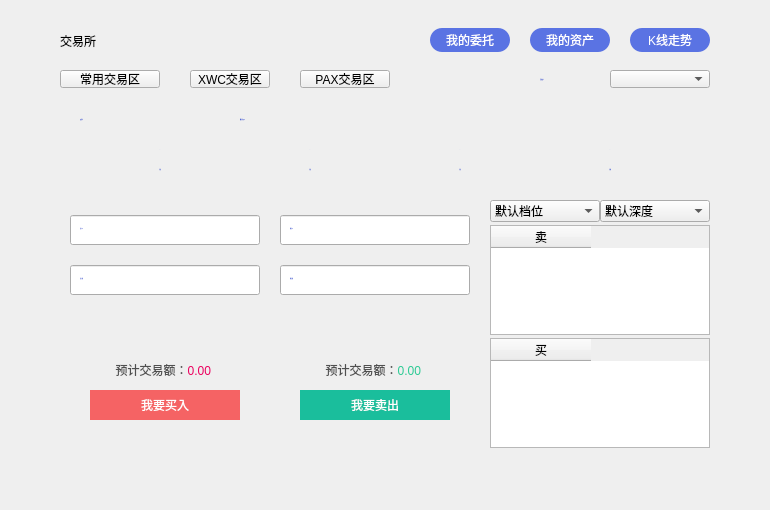
<?xml version="1.0" encoding="UTF-8"?>
<ui version="4.0">
 <class>ExchangeModePage</class>
 <widget class="QWidget" name="ExchangeModePage">
  <property name="geometry">
   <rect>
    <x>0</x>
    <y>0</y>
    <width>770</width>
    <height>510</height>
   </rect>
  </property>
  <property name="windowTitle">
   <string>Form</string>
  </property>
  <widget class="QLabel" name="title_label">
   <property name="geometry">
    <rect>
     <x>60</x>
     <y>28</y>
     <width>200</width>
     <height>26</height>
    </rect>
   </property>
   <property name="styleSheet">
    <string notr="true"/>
   </property>
   <property name="text">
    <string>交易所</string>
   </property>
  </widget>
  <widget class="QWidget" name="widget" native="true">
   <property name="geometry">
    <rect>
     <x>60</x>
     <y>100</y>
     <width>650</width>
     <height>90</height>
    </rect>
   </property>
   <property name="WidgetStyle" stdset="0">
    <string>container2</string>
   </property>
   <widget class="QLabel" name="currentPairLabel2">
    <property name="geometry">
     <rect>
      <x>20</x>
      <y>10</y>
      <width>60</width>
      <height>20</height>
     </rect>
    </property>
    <property name="font">
     <font>
      <family>微软雅黑</family>
      <pointsize>-1</pointsize>
      <weight>50</weight>
      <italic>false</italic>
      <bold>false</bold>
     </font>
    </property>
    <property name="styleSheet">
     <string notr="true">QLabel{color: rgb(83,107,215);font: 12px &quot;微软雅黑&quot;;}
</string>
    </property>
    <property name="text">
     <string>交易对</string>
    </property>
    <property name="scaledContents">
     <bool>true</bool>
    </property>
    <property name="textInteractionFlags">
     <set>Qt::TextSelectableByMouse</set>
    </property>
   </widget>
   <widget class="QLabel" name="currentPairLabel">
    <property name="geometry">
     <rect>
      <x>80</x>
      <y>10</y>
      <width>70</width>
      <height>20</height>
     </rect>
    </property>
    <property name="font">
     <font>
      <family>微软雅黑</family>
      <pointsize>-1</pointsize>
      <weight>50</weight>
      <italic>false</italic>
      <bold>false</bold>
     </font>
    </property>
    <property name="styleSheet">
     <string notr="true">QLabel{color: rgb(83,107,215);font: 12px &quot;微软雅黑&quot;;}
</string>
    </property>
    <property name="text">
     <string/>
    </property>
    <property name="scaledContents">
     <bool>true</bool>
    </property>
    <property name="textInteractionFlags">
     <set>Qt::TextSelectableByMouse</set>
    </property>
   </widget>
   <widget class="QLabel" name="currentPairLabel2_3">
    <property name="geometry">
     <rect>
      <x>30</x>
      <y>60</y>
      <width>140</width>
      <height>20</height>
     </rect>
    </property>
    <property name="font">
     <font>
      <family>微软雅黑</family>
      <pointsize>-1</pointsize>
      <weight>50</weight>
      <italic>false</italic>
      <bold>false</bold>
     </font>
    </property>
    <property name="styleSheet">
     <string notr="true">QLabel{color: rgb(83,107,215);font: 14px &quot;微软雅黑&quot;;}
</string>
    </property>
    <property name="text">
     <string>可用</string>
    </property>
    <property name="scaledContents">
     <bool>true</bool>
    </property>
    <property name="alignment">
     <set>Qt::AlignCenter</set>
    </property>
    <property name="textInteractionFlags">
     <set>Qt::TextSelectableByMouse</set>
    </property>
   </widget>
   <widget class="QLabel" name="availableLabel1">
    <property name="geometry">
     <rect>
      <x>30</x>
      <y>40</y>
      <width>140</width>
      <height>20</height>
     </rect>
    </property>
    <property name="font">
     <font>
      <family>微软雅黑</family>
      <pointsize>-1</pointsize>
      <weight>75</weight>
      <italic>false</italic>
      <bold>true</bold>
     </font>
    </property>
    <property name="styleSheet">
     <string notr="true">QLabel{color: rgb(90,115,227);font:bold 14px &quot;微软雅黑&quot;;}
</string>
    </property>
    <property name="text">
     <string>-</string>
    </property>
    <property name="scaledContents">
     <bool>true</bool>
    </property>
    <property name="alignment">
     <set>Qt::AlignCenter</set>
    </property>
    <property name="textInteractionFlags">
     <set>Qt::TextSelectableByMouse</set>
    </property>
   </widget>
   <widget class="QLabel" name="availableLabel2">
    <property name="geometry">
     <rect>
      <x>180</x>
      <y>40</y>
      <width>140</width>
      <height>20</height>
     </rect>
    </property>
    <property name="font">
     <font>
      <family>微软雅黑</family>
      <pointsize>-1</pointsize>
      <weight>75</weight>
      <italic>false</italic>
      <bold>true</bold>
     </font>
    </property>
    <property name="styleSheet">
     <string notr="true">QLabel{color: rgb(90,115,227);font:bold 14px &quot;微软雅黑&quot;;}
</string>
    </property>
    <property name="text">
     <string>-</string>
    </property>
    <property name="scaledContents">
     <bool>true</bool>
    </property>
    <property name="alignment">
     <set>Qt::AlignCenter</set>
    </property>
    <property name="textInteractionFlags">
     <set>Qt::TextSelectableByMouse</set>
    </property>
   </widget>
   <widget class="QLabel" name="currentPairLabel2_5">
    <property name="geometry">
     <rect>
      <x>180</x>
      <y>60</y>
      <width>140</width>
      <height>20</height>
     </rect>
    </property>
    <property name="font">
     <font>
      <family>微软雅黑</family>
      <pointsize>-1</pointsize>
      <weight>50</weight>
      <italic>false</italic>
      <bold>false</bold>
     </font>
    </property>
    <property name="styleSheet">
     <string notr="true">QLabel{color: rgb(83,107,215);font: 14px &quot;微软雅黑&quot;;}
</string>
    </property>
    <property name="text">
     <string>可用</string>
    </property>
    <property name="scaledContents">
     <bool>true</bool>
    </property>
    <property name="alignment">
     <set>Qt::AlignCenter</set>
    </property>
    <property name="textInteractionFlags">
     <set>Qt::TextSelectableByMouse</set>
    </property>
   </widget>
   <widget class="QLabel" name="ableToBuyLabel">
    <property name="geometry">
     <rect>
      <x>330</x>
      <y>40</y>
      <width>140</width>
      <height>20</height>
     </rect>
    </property>
    <property name="font">
     <font>
      <family>微软雅黑</family>
      <pointsize>-1</pointsize>
      <weight>75</weight>
      <italic>false</italic>
      <bold>true</bold>
     </font>
    </property>
    <property name="styleSheet">
     <string notr="true">QLabel{color: rgb(90,115,227);font:bold 14px &quot;微软雅黑&quot;;}
</string>
    </property>
    <property name="text">
     <string>-</string>
    </property>
    <property name="scaledContents">
     <bool>true</bool>
    </property>
    <property name="alignment">
     <set>Qt::AlignCenter</set>
    </property>
    <property name="textInteractionFlags">
     <set>Qt::TextSelectableByMouse</set>
    </property>
   </widget>
   <widget class="QLabel" name="currentPairLabel2_7">
    <property name="geometry">
     <rect>
      <x>330</x>
      <y>60</y>
      <width>140</width>
      <height>20</height>
     </rect>
    </property>
    <property name="font">
     <font>
      <family>微软雅黑</family>
      <pointsize>-1</pointsize>
      <weight>50</weight>
      <italic>false</italic>
      <bold>false</bold>
     </font>
    </property>
    <property name="styleSheet">
     <string notr="true">QLabel{color: rgb(83,107,215);font: 14px &quot;微软雅黑&quot;;}
</string>
    </property>
    <property name="text">
     <string>可买</string>
    </property>
    <property name="scaledContents">
     <bool>true</bool>
    </property>
    <property name="alignment">
     <set>Qt::AlignCenter</set>
    </property>
    <property name="textInteractionFlags">
     <set>Qt::TextSelectableByMouse</set>
    </property>
   </widget>
   <widget class="QLabel" name="ableToSellLabel">
    <property name="geometry">
     <rect>
      <x>480</x>
      <y>40</y>
      <width>140</width>
      <height>20</height>
     </rect>
    </property>
    <property name="font">
     <font>
      <family>微软雅黑</family>
      <pointsize>-1</pointsize>
      <weight>75</weight>
      <italic>false</italic>
      <bold>true</bold>
     </font>
    </property>
    <property name="styleSheet">
     <string notr="true">QLabel{color: rgb(90,115,227);font:bold 14px &quot;微软雅黑&quot;;}
</string>
    </property>
    <property name="text">
     <string>-</string>
    </property>
    <property name="scaledContents">
     <bool>true</bool>
    </property>
    <property name="alignment">
     <set>Qt::AlignCenter</set>
    </property>
    <property name="textInteractionFlags">
     <set>Qt::TextSelectableByMouse</set>
    </property>
   </widget>
   <widget class="QLabel" name="currentPairLabel2_9">
    <property name="geometry">
     <rect>
      <x>480</x>
      <y>60</y>
      <width>140</width>
      <height>20</height>
     </rect>
    </property>
    <property name="font">
     <font>
      <family>微软雅黑</family>
      <pointsize>-1</pointsize>
      <weight>50</weight>
      <italic>false</italic>
      <bold>false</bold>
     </font>
    </property>
    <property name="styleSheet">
     <string notr="true">QLabel{color: rgb(83,107,215);font: 14px &quot;微软雅黑&quot;;}
</string>
    </property>
    <property name="text">
     <string>可卖</string>
    </property>
    <property name="scaledContents">
     <bool>true</bool>
    </property>
    <property name="alignment">
     <set>Qt::AlignCenter</set>
    </property>
    <property name="textInteractionFlags">
     <set>Qt::TextSelectableByMouse</set>
    </property>
   </widget>
   <widget class="QLabel" name="currentPairLabel2_2">
    <property name="geometry">
     <rect>
      <x>180</x>
      <y>10</y>
      <width>80</width>
      <height>20</height>
     </rect>
    </property>
    <property name="font">
     <font>
      <family>微软雅黑</family>
      <pointsize>-1</pointsize>
      <weight>50</weight>
      <italic>false</italic>
      <bold>false</bold>
     </font>
    </property>
    <property name="styleSheet">
     <string notr="true">QLabel{color: rgb(83,107,215);font: 12px &quot;微软雅黑&quot;;}
</string>
    </property>
    <property name="text">
     <string>最近成交价</string>
    </property>
    <property name="scaledContents">
     <bool>true</bool>
    </property>
    <property name="textInteractionFlags">
     <set>Qt::TextSelectableByMouse</set>
    </property>
   </widget>
   <widget class="QLabel" name="currentPriceLabel">
    <property name="geometry">
     <rect>
      <x>260</x>
      <y>10</y>
      <width>120</width>
      <height>20</height>
     </rect>
    </property>
    <property name="font">
     <font>
      <family>微软雅黑</family>
      <pointsize>-1</pointsize>
      <weight>50</weight>
      <italic>false</italic>
      <bold>false</bold>
     </font>
    </property>
    <property name="styleSheet">
     <string notr="true">QLabel{color: rgb(83,107,215);font: 12px &quot;微软雅黑&quot;;}
</string>
    </property>
    <property name="text">
     <string/>
    </property>
    <property name="scaledContents">
     <bool>true</bool>
    </property>
    <property name="textInteractionFlags">
     <set>Qt::TextSelectableByMouse</set>
    </property>
   </widget>
  </widget>
  <widget class="QPushButton" name="marketBtn1">
   <property name="geometry">
    <rect>
     <x>190</x>
     <y>70</y>
     <width>80</width>
     <height>18</height>
    </rect>
   </property>
   <property name="styleSheet">
    <string notr="true"/>
   </property>
   <property name="text">
    <string>XWC交易区</string>
   </property>
   <property name="BtnStyle" stdset="0">
    <string>dropDown</string>
   </property>
  </widget>
  <widget class="QPushButton" name="marketBtn3">
   <property name="geometry">
    <rect>
     <x>300</x>
     <y>70</y>
     <width>90</width>
     <height>18</height>
    </rect>
   </property>
   <property name="text">
    <string>PAX交易区</string>
   </property>
   <property name="BtnStyle" stdset="0">
    <string>dropDown</string>
   </property>
  </widget>
  <widget class="QPushButton" name="favoriteMarketBtn">
   <property name="geometry">
    <rect>
     <x>60</x>
     <y>70</y>
     <width>100</width>
     <height>18</height>
    </rect>
   </property>
   <property name="text">
    <string>常用交易区</string>
   </property>
   <property name="BtnStyle" stdset="0">
    <string>dropDown</string>
   </property>
  </widget>
  <widget class="QWidget" name="widget2" native="true">
   <property name="geometry">
    <rect>
     <x>60</x>
     <y>200</y>
     <width>420</width>
     <height>248</height>
    </rect>
   </property>
   <property name="WidgetStyle" stdset="0">
    <string>container2</string>
   </property>
   <widget class="QLineEdit" name="buyPriceLineEdit">
    <property name="geometry">
     <rect>
      <x>10</x>
      <y>15</y>
      <width>190</width>
      <height>30</height>
     </rect>
    </property>
    <property name="layoutDirection">
     <enum>Qt::LeftToRight</enum>
    </property>
    <property name="alignment">
     <set>Qt::AlignRight|Qt::AlignTrailing|Qt::AlignVCenter</set>
    </property>
    <property name="LineEditStyle" stdset="0">
     <string>red</string>
    </property>
   </widget>
   <widget class="QLineEdit" name="sellPriceLineEdit">
    <property name="geometry">
     <rect>
      <x>220</x>
      <y>15</y>
      <width>190</width>
      <height>30</height>
     </rect>
    </property>
    <property name="layoutDirection">
     <enum>Qt::LeftToRight</enum>
    </property>
    <property name="alignment">
     <set>Qt::AlignRight|Qt::AlignTrailing|Qt::AlignVCenter</set>
    </property>
    <property name="LineEditStyle" stdset="0">
     <string>green</string>
    </property>
   </widget>
   <widget class="QLineEdit" name="buyAmountLineEdit">
    <property name="geometry">
     <rect>
      <x>10</x>
      <y>65</y>
      <width>190</width>
      <height>30</height>
     </rect>
    </property>
    <property name="layoutDirection">
     <enum>Qt::LeftToRight</enum>
    </property>
    <property name="alignment">
     <set>Qt::AlignRight|Qt::AlignTrailing|Qt::AlignVCenter</set>
    </property>
    <property name="LineEditStyle" stdset="0">
     <string>red</string>
    </property>
   </widget>
   <widget class="QLineEdit" name="sellAmountLineEdit">
    <property name="geometry">
     <rect>
      <x>220</x>
      <y>65</y>
      <width>190</width>
      <height>30</height>
     </rect>
    </property>
    <property name="layoutDirection">
     <enum>Qt::LeftToRight</enum>
    </property>
    <property name="styleSheet">
     <string notr="true"/>
    </property>
    <property name="alignment">
     <set>Qt::AlignRight|Qt::AlignTrailing|Qt::AlignVCenter</set>
    </property>
    <property name="LineEditStyle" stdset="0">
     <string>green</string>
    </property>
   </widget>
   <widget class="QLabel" name="buyPriceLabel">
    <property name="geometry">
     <rect>
      <x>20</x>
      <y>19</y>
      <width>80</width>
      <height>20</height>
     </rect>
    </property>
    <property name="font">
     <font>
      <family>微软雅黑</family>
      <pointsize>-1</pointsize>
      <weight>50</weight>
      <italic>false</italic>
      <bold>false</bold>
     </font>
    </property>
    <property name="styleSheet">
     <string notr="true">QLabel{color: rgb(83,107,215);font: 11px &quot;微软雅黑&quot;;}
</string>
    </property>
    <property name="text">
     <string>买入价</string>
    </property>
    <property name="scaledContents">
     <bool>true</bool>
    </property>
    <property name="textInteractionFlags">
     <set>Qt::TextSelectableByMouse</set>
    </property>
   </widget>
   <widget class="QLabel" name="buyAmountLabel">
    <property name="geometry">
     <rect>
      <x>20</x>
      <y>69</y>
      <width>80</width>
      <height>20</height>
     </rect>
    </property>
    <property name="font">
     <font>
      <family>微软雅黑</family>
      <pointsize>-1</pointsize>
      <weight>50</weight>
      <italic>false</italic>
      <bold>false</bold>
     </font>
    </property>
    <property name="styleSheet">
     <string notr="true">QLabel{color: rgb(83,107,215);font: 11px &quot;微软雅黑&quot;;}
</string>
    </property>
    <property name="text">
     <string>买入量</string>
    </property>
    <property name="scaledContents">
     <bool>true</bool>
    </property>
    <property name="textInteractionFlags">
     <set>Qt::TextSelectableByMouse</set>
    </property>
   </widget>
   <widget class="QLabel" name="sellPriceLabel">
    <property name="geometry">
     <rect>
      <x>230</x>
      <y>19</y>
      <width>80</width>
      <height>20</height>
     </rect>
    </property>
    <property name="font">
     <font>
      <family>微软雅黑</family>
      <pointsize>-1</pointsize>
      <weight>50</weight>
      <italic>false</italic>
      <bold>false</bold>
     </font>
    </property>
    <property name="styleSheet">
     <string notr="true">QLabel{color: rgb(83,107,215);font: 11px &quot;微软雅黑&quot;;}
</string>
    </property>
    <property name="text">
     <string>卖出价</string>
    </property>
    <property name="scaledContents">
     <bool>true</bool>
    </property>
    <property name="textInteractionFlags">
     <set>Qt::TextSelectableByMouse</set>
    </property>
   </widget>
   <widget class="QLabel" name="sellAmountLabel">
    <property name="geometry">
     <rect>
      <x>230</x>
      <y>69</y>
      <width>80</width>
      <height>20</height>
     </rect>
    </property>
    <property name="font">
     <font>
      <family>微软雅黑</family>
      <pointsize>-1</pointsize>
      <weight>50</weight>
      <italic>false</italic>
      <bold>false</bold>
     </font>
    </property>
    <property name="styleSheet">
     <string notr="true">QLabel{color: rgb(83,107,215);font: 11px &quot;微软雅黑&quot;;}
</string>
    </property>
    <property name="text">
     <string>卖出量</string>
    </property>
    <property name="scaledContents">
     <bool>true</bool>
    </property>
    <property name="textInteractionFlags">
     <set>Qt::TextSelectableByMouse</set>
    </property>
   </widget>
   <widget class="QToolButton" name="buyBtn">
    <property name="geometry">
     <rect>
      <x>30</x>
      <y>190</y>
      <width>150</width>
      <height>30</height>
     </rect>
    </property>
    <property name="cursor">
     <cursorShape>PointingHandCursor</cursorShape>
    </property>
    <property name="styleSheet">
     <string notr="true">background-color: rgb(245,99,100);border:none;border-radius:0px;color: white;
font: 14px &quot;微软雅黑&quot;;</string>
    </property>
    <property name="text">
     <string>我要买入</string>
    </property>
   </widget>
   <widget class="QToolButton" name="sellBtn">
    <property name="geometry">
     <rect>
      <x>240</x>
      <y>190</y>
      <width>150</width>
      <height>30</height>
     </rect>
    </property>
    <property name="cursor">
     <cursorShape>PointingHandCursor</cursorShape>
    </property>
    <property name="styleSheet">
     <string notr="true">background-color: rgb(26,190,156);border:none;border-radius:0px;color: white;
font: 14px &quot;微软雅黑&quot;;</string>
    </property>
    <property name="text">
     <string>我要卖出</string>
    </property>
   </widget>
   <widget class="QLabel" name="estimatedBuyLabel">
    <property name="geometry">
     <rect>
      <x>10</x>
      <y>160</y>
      <width>190</width>
      <height>20</height>
     </rect>
    </property>
    <property name="styleSheet">
     <string notr="true">font: 12px &quot;微软雅黑&quot;;
color:rgb(80,80,80);</string>
    </property>
    <property name="text">
     <string>&lt;html&gt;&lt;head/&gt;&lt;body&gt;&lt;p&gt;预计交易额：&lt;span style=&quot; color:#eb005e;&quot;&gt;0.00&lt;/span&gt; &lt;/p&gt;&lt;/body&gt;&lt;/html&gt;</string>
    </property>
    <property name="alignment">
     <set>Qt::AlignCenter</set>
    </property>
   </widget>
   <widget class="QLabel" name="estimateSellLabel">
    <property name="geometry">
     <rect>
      <x>220</x>
      <y>160</y>
      <width>190</width>
      <height>20</height>
     </rect>
    </property>
    <property name="styleSheet">
     <string notr="true">font: 12px &quot;微软雅黑&quot;;
color:rgb(80,80,80);</string>
    </property>
    <property name="text">
     <string>&lt;html&gt;&lt;head/&gt;&lt;body&gt;&lt;p&gt;预计交易额：&lt;span style=&quot; color:#2cca94;&quot;&gt;0.00&lt;/span&gt; &lt;/p&gt;&lt;/body&gt;&lt;/html&gt;</string>
    </property>
    <property name="alignment">
     <set>Qt::AlignCenter</set>
    </property>
   </widget>
  </widget>
  <widget class="QComboBox" name="positionComboBox">
   <property name="geometry">
    <rect>
     <x>490</x>
     <y>200</y>
     <width>110</width>
     <height>22</height>
    </rect>
   </property>
   <property name="font">
    <font>
     <family>微软雅黑</family>
     <weight>50</weight>
     <bold>false</bold>
    </font>
   </property>
   <property name="focusPolicy">
    <enum>Qt::NoFocus</enum>
   </property>
   <property name="styleSheet">
    <string notr="true"/>
   </property>
   <item>
    <property name="text">
     <string>默认档位</string>
    </property>
   </item>
   <item>
    <property name="text">
     <string>5档</string>
    </property>
   </item>
   <item>
    <property name="text">
     <string>10档</string>
    </property>
   </item>
   <item>
    <property name="text">
     <string>20档</string>
    </property>
   </item>
  </widget>
  <widget class="QComboBox" name="depthComboBox">
   <property name="geometry">
    <rect>
     <x>600</x>
     <y>200</y>
     <width>110</width>
     <height>22</height>
    </rect>
   </property>
   <property name="font">
    <font>
     <family>微软雅黑</family>
     <weight>50</weight>
     <bold>false</bold>
    </font>
   </property>
   <property name="focusPolicy">
    <enum>Qt::NoFocus</enum>
   </property>
   <property name="styleSheet">
    <string notr="true"/>
   </property>
   <item>
    <property name="text">
     <string>默认深度</string>
    </property>
   </item>
   <item>
    <property name="text">
     <string>0.0001</string>
    </property>
   </item>
  </widget>
  <widget class="QTableWidget" name="sellPositionTableWidget">
   <property name="geometry">
    <rect>
     <x>490</x>
     <y>225</y>
     <width>220</width>
     <height>110</height>
    </rect>
   </property>
   <property name="TableStyle" stdset="0">
    <string>table2</string>
   </property>
   <column>
    <property name="text">
     <string>卖</string>
    </property>
   </column>
  </widget>
  <widget class="QTableWidget" name="buyPositionTableWidget">
   <property name="geometry">
    <rect>
     <x>490</x>
     <y>338</y>
     <width>220</width>
     <height>110</height>
    </rect>
   </property>
   <property name="TableStyle" stdset="0">
    <string>table2</string>
   </property>
   <column>
    <property name="text">
     <string>买</string>
    </property>
   </column>
  </widget>
  <widget class="QLabel" name="label">
   <property name="geometry">
    <rect>
     <x>540</x>
     <y>70</y>
     <width>70</width>
     <height>18</height>
    </rect>
   </property>
   <property name="font">
    <font>
     <family>Microsoft YaHei UI Light</family>
     <pointsize>-1</pointsize>
     <weight>50</weight>
     <italic>false</italic>
     <bold>false</bold>
    </font>
   </property>
   <property name="styleSheet">
    <string notr="true">QLabel{color: rgb(83,107,215);
font: 11px &quot;Microsoft YaHei UI Light&quot;;}</string>
   </property>
   <property name="text">
    <string>当前账户</string>
   </property>
   <property name="alignment">
    <set>Qt::AlignLeading|Qt::AlignLeft|Qt::AlignVCenter</set>
   </property>
  </widget>
  <widget class="QComboBox" name="accountComboBox">
   <property name="geometry">
    <rect>
     <x>610</x>
     <y>70</y>
     <width>100</width>
     <height>18</height>
    </rect>
   </property>
   <property name="font">
    <font>
     <family>微软雅黑 Light</family>
     <weight>50</weight>
     <bold>false</bold>
    </font>
   </property>
   <property name="focusPolicy">
    <enum>Qt::NoFocus</enum>
   </property>
   <property name="styleSheet">
    <string notr="true"/>
   </property>
  </widget>
  <widget class="QToolButton" name="balanceBtn">
   <property name="geometry">
    <rect>
     <x>530</x>
     <y>28</y>
     <width>80</width>
     <height>24</height>
    </rect>
   </property>
   <property name="cursor">
    <cursorShape>PointingHandCursor</cursorShape>
   </property>
   <property name="styleSheet">
    <string notr="true">background-color: rgb(90,115,227);
color: rgb(255, 255, 255);
border-radius:12px;
font:12px &quot;微软雅黑 Light&quot;;</string>
   </property>
   <property name="text">
    <string>我的资产</string>
   </property>
  </widget>
  <widget class="QToolButton" name="myOrdersBtn">
   <property name="geometry">
    <rect>
     <x>430</x>
     <y>28</y>
     <width>80</width>
     <height>24</height>
    </rect>
   </property>
   <property name="cursor">
    <cursorShape>PointingHandCursor</cursorShape>
   </property>
   <property name="styleSheet">
    <string notr="true">background-color: rgb(90,115,227);
color: rgb(255, 255, 255);
border-radius:12px;
font:12px &quot;微软雅黑 Light&quot;;</string>
   </property>
   <property name="text">
    <string>我的委托</string>
   </property>
  </widget>
  <widget class="QWidget" name="widget_2" native="true">
   <property name="geometry">
    <rect>
     <x>0</x>
     <y>10</y>
     <width>0</width>
     <height>0</height>
    </rect>
   </property>
   <property name="styleSheet">
    <string notr="true">background-color: rgb(10,10,10,100);</string>
   </property>
   <widget class="QLabel" name="label_2">
    <property name="geometry">
     <rect>
      <x>245</x>
      <y>205</y>
      <width>300</width>
      <height>100</height>
     </rect>
    </property>
    <property name="styleSheet">
     <string notr="true">font: 14px &quot;微软雅黑&quot;;
color: white;</string>
    </property>
    <property name="text">
     <string>敬请期待</string>
    </property>
    <property name="alignment">
     <set>Qt::AlignCenter</set>
    </property>
   </widget>
  </widget>
  <widget class="QToolButton" name="KLineBtn">
   <property name="geometry">
    <rect>
     <x>630</x>
     <y>28</y>
     <width>80</width>
     <height>24</height>
    </rect>
   </property>
   <property name="cursor">
    <cursorShape>PointingHandCursor</cursorShape>
   </property>
   <property name="styleSheet">
    <string notr="true">QToolButton{background-color: rgb(90,115,227);
color: rgb(255, 255, 255);
border-radius:12px;
font:12px &quot;微软雅黑 Light&quot;;}
QToolButton:checked{background-color: rgb(235,0,94);color: rgb(255, 255, 255);}</string>
   </property>
   <property name="text">
    <string>K线走势</string>
   </property>
  </widget>
  <zorder>widget_2</zorder>
  <zorder>title_label</zorder>
  <zorder>widget</zorder>
  <zorder>marketBtn1</zorder>
  <zorder>marketBtn3</zorder>
  <zorder>favoriteMarketBtn</zorder>
  <zorder>widget2</zorder>
  <zorder>positionComboBox</zorder>
  <zorder>depthComboBox</zorder>
  <zorder>sellPositionTableWidget</zorder>
  <zorder>buyPositionTableWidget</zorder>
  <zorder>label</zorder>
  <zorder>accountComboBox</zorder>
  <zorder>balanceBtn</zorder>
  <zorder>myOrdersBtn</zorder>
  <zorder>KLineBtn</zorder>
 </widget>
 <tabstops>
  <tabstop>buyPriceLineEdit</tabstop>
  <tabstop>buyAmountLineEdit</tabstop>
  <tabstop>sellPriceLineEdit</tabstop>
  <tabstop>sellAmountLineEdit</tabstop>
  <tabstop>buyPositionTableWidget</tabstop>
  <tabstop>balanceBtn</tabstop>
  <tabstop>myOrdersBtn</tabstop>
  <tabstop>marketBtn1</tabstop>
  <tabstop>favoriteMarketBtn</tabstop>
  <tabstop>marketBtn3</tabstop>
  <tabstop>sellPositionTableWidget</tabstop>
  <tabstop>buyBtn</tabstop>
  <tabstop>sellBtn</tabstop>
 </tabstops>
 <resources/>
 <connections/>
</ui>
